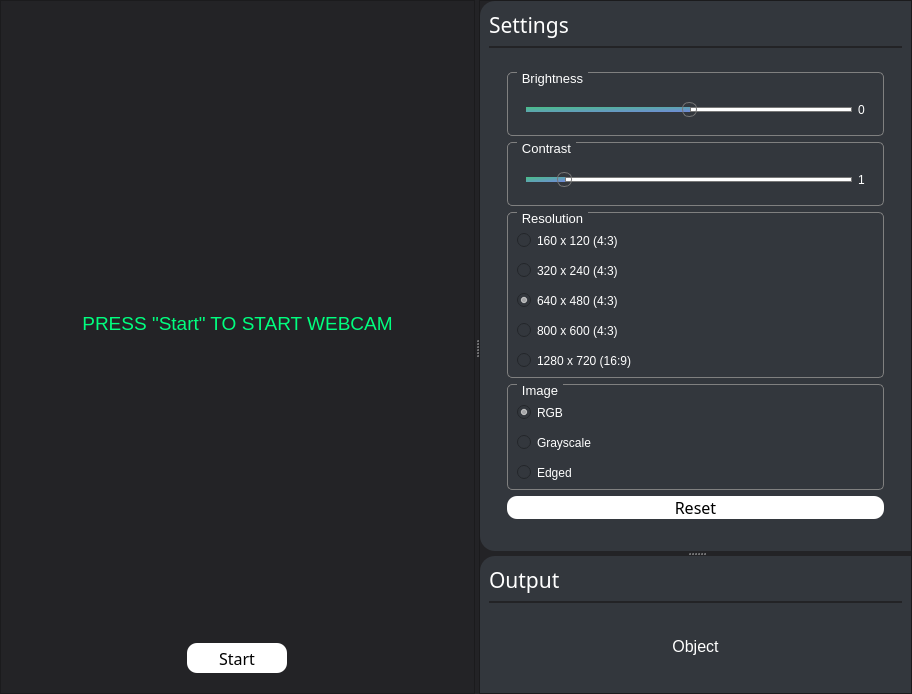
<?xml version="1.0" encoding="UTF-8"?>
<ui version="4.0">
 <class>MainPage</class>
 <widget class="QWidget" name="MainPage">
  <property name="geometry">
   <rect>
    <x>0</x>
    <y>0</y>
    <width>912</width>
    <height>694</height>
   </rect>
  </property>
  <property name="windowTitle">
   <string>Form</string>
  </property>
  <property name="styleSheet">
   <string notr="true">*
{
	background-color: rgb(35, 35, 38);
}

/* VERTICAL SCROLLBAR */
QScrollBar:vertical
 {
     background-color: red;
     width: 15px;
     margin: 15px 3px 15px 3px;
     border: 1px transparent #2A2929;
     border-radius: 4px;
 }

/*  HANDLE BAR VERTICAL */
 QScrollBar::handle:vertical
 {
     background-color: rgb(35, 35, 38);         /* Handle color */
     min-height: 5px;
     border-radius: 4px;
 }

QScrollBar::handle:vertical:hover{	
	background-color: #0D0D0D;
}
QScrollBar::handle:vertical:pressed {	
	background-color: #0D0D0D;
}

 QScrollBar::up-arrow:vertical, QScrollBar::down-arrow:vertical
 {
     background: none;
 }


 QScrollBar::add-page:vertical, QScrollBar::sub-page:vertical
 {
     background: none;
 }

/* Disable top and bottom arrows*/
QScrollBar::add-line:vertical {
      border: none;
      background: none;
}

QScrollBar::sub-line:vertical {
      border: none;
      background: none;
}


/*Slider*/


/*
QSlider::groove:horizontal { 
	background-color: black;
	border: 0px solid; 
	height: 5px; 
	border-radius: 4px;
}

QSlider::handle:horizontal { 
	background-color: white; 
	border: 2px solid; 
	width: 10px; 
	height: 20px; 
	line-height: 20px; 
	margin-top: -5px; 
	margin-bottom: -5px; 
	border-radius: 7px; 
}
*/

QSlider::groove:horizontal {
	background: white;
	height: 5px;
}

QSlider::sub-page:horizontal {
background: qlineargradient(x1: 0, y1: 0, x2: 1, y2: 1, stop: 0 #49BF88, stop: 1 #7289DA);
border: 0px solid #777;
height: 10px;
border-radius: 7px;
}

QSlider::add-page:horizontal {
background: #fff;
border: 1px solid #777;
height: 10px;
border-radius: 7px;
}

QSlider::handle:horizontal {
background: qlineargradient(x1:0, y1:0, x2:1, y2:1,
    stop:0 #eee, stop:1 #ccc);
border: 1px solid #777;
width: 13px;
margin-top: -5px;
margin-bottom: -5px;
border-radius: 7px;
}

QSlider::handle:horizontal:hover {
background: qlineargradient(x1:0, y1:0, x2:1, y2:1,
    stop:0 #fff, stop:1 #ddd);
border: 1px solid #444;
border-radius: 7px;
}

QSlider::sub-page:horizontal:disabled {
background: #bbb;
border-color: #999;
}

QSlider::add-page:horizontal:disabled {
background: #eee;
border-color: #999;
}

QSlider::handle:horizontal:disabled {
background: #eee;
border: 1px solid #aaa;
border-radius: 7px;
}


/*Buttons*/

QPushButton{
	background-color: white;
	border-radius: 10;
}

QPushButton:pressed {	
	background-color: #bcbcbc;
}</string>
  </property>
  <layout class="QVBoxLayout" name="verticalLayout_12">
   <property name="spacing">
    <number>0</number>
   </property>
   <property name="leftMargin">
    <number>0</number>
   </property>
   <property name="topMargin">
    <number>0</number>
   </property>
   <property name="rightMargin">
    <number>0</number>
   </property>
   <property name="bottomMargin">
    <number>0</number>
   </property>
   <item>
    <widget class="QSplitter" name="Splitter_frame">
     <property name="styleSheet">
      <string notr="true"/>
     </property>
     <property name="orientation">
      <enum>Qt::Horizontal</enum>
     </property>
     <widget class="QFrame" name="cameraFrame">
      <property name="enabled">
       <bool>true</bool>
      </property>
      <property name="sizePolicy">
       <sizepolicy hsizetype="Preferred" vsizetype="Preferred">
        <horstretch>0</horstretch>
        <verstretch>0</verstretch>
       </sizepolicy>
      </property>
      <property name="maximumSize">
       <size>
        <width>16777215</width>
        <height>16777215</height>
       </size>
      </property>
      <property name="frameShape">
       <enum>QFrame::StyledPanel</enum>
      </property>
      <property name="frameShadow">
       <enum>QFrame::Raised</enum>
      </property>
      <layout class="QVBoxLayout" name="verticalLayout">
       <property name="bottomMargin">
        <number>20</number>
       </property>
       <item>
        <widget class="QLabel" name="image_label">
         <property name="enabled">
          <bool>true</bool>
         </property>
         <property name="sizePolicy">
          <sizepolicy hsizetype="Preferred" vsizetype="Preferred">
           <horstretch>0</horstretch>
           <verstretch>0</verstretch>
          </sizepolicy>
         </property>
         <property name="minimumSize">
          <size>
           <width>1</width>
           <height>1</height>
          </size>
         </property>
         <property name="font">
          <font>
           <family>Segoe UI</family>
           <pointsize>14</pointsize>
          </font>
         </property>
         <property name="autoFillBackground">
          <bool>false</bool>
         </property>
         <property name="styleSheet">
          <string notr="true">color: rgb(0, 255, 127)</string>
         </property>
         <property name="text">
          <string>PRESS &quot;Start&quot; TO START WEBCAM</string>
         </property>
         <property name="scaledContents">
          <bool>false</bool>
         </property>
         <property name="alignment">
          <set>Qt::AlignCenter</set>
         </property>
         <property name="wordWrap">
          <bool>false</bool>
         </property>
         <property name="margin">
          <number>0</number>
         </property>
        </widget>
       </item>
       <item alignment="Qt::AlignHCenter">
        <widget class="QPushButton" name="Button_startCam">
         <property name="sizePolicy">
          <sizepolicy hsizetype="Fixed" vsizetype="Fixed">
           <horstretch>0</horstretch>
           <verstretch>0</verstretch>
          </sizepolicy>
         </property>
         <property name="minimumSize">
          <size>
           <width>100</width>
           <height>30</height>
          </size>
         </property>
         <property name="font">
          <font>
           <family>Rockwell</family>
           <pointsize>12</pointsize>
           <weight>50</weight>
           <bold>false</bold>
          </font>
         </property>
         <property name="layoutDirection">
          <enum>Qt::LeftToRight</enum>
         </property>
         <property name="styleSheet">
          <string notr="true"/>
         </property>
         <property name="text">
          <string>Start</string>
         </property>
        </widget>
       </item>
      </layout>
     </widget>
     <widget class="QFrame" name="sidePanel">
      <property name="enabled">
       <bool>true</bool>
      </property>
      <property name="sizePolicy">
       <sizepolicy hsizetype="Preferred" vsizetype="Preferred">
        <horstretch>0</horstretch>
        <verstretch>0</verstretch>
       </sizepolicy>
      </property>
      <property name="minimumSize">
       <size>
        <width>0</width>
        <height>0</height>
       </size>
      </property>
      <property name="maximumSize">
       <size>
        <width>16777215</width>
        <height>16777215</height>
       </size>
      </property>
      <property name="styleSheet">
       <string notr="true"/>
      </property>
      <property name="frameShape">
       <enum>QFrame::StyledPanel</enum>
      </property>
      <property name="frameShadow">
       <enum>QFrame::Raised</enum>
      </property>
      <layout class="QVBoxLayout" name="verticalLayout_2">
       <property name="spacing">
        <number>0</number>
       </property>
       <property name="leftMargin">
        <number>0</number>
       </property>
       <property name="topMargin">
        <number>0</number>
       </property>
       <property name="rightMargin">
        <number>0</number>
       </property>
       <property name="bottomMargin">
        <number>0</number>
       </property>
       <item>
        <widget class="QSplitter" name="Splitter_sidePanel">
         <property name="enabled">
          <bool>true</bool>
         </property>
         <property name="sizePolicy">
          <sizepolicy hsizetype="Preferred" vsizetype="Expanding">
           <horstretch>0</horstretch>
           <verstretch>0</verstretch>
          </sizepolicy>
         </property>
         <property name="styleSheet">
          <string notr="true"/>
         </property>
         <property name="lineWidth">
          <number>1</number>
         </property>
         <property name="orientation">
          <enum>Qt::Vertical</enum>
         </property>
         <property name="handleWidth">
          <number>5</number>
         </property>
         <widget class="QFrame" name="settingsFrame">
          <property name="sizePolicy">
           <sizepolicy hsizetype="Preferred" vsizetype="Preferred">
            <horstretch>0</horstretch>
            <verstretch>0</verstretch>
           </sizepolicy>
          </property>
          <property name="minimumSize">
           <size>
            <width>300</width>
            <height>0</height>
           </size>
          </property>
          <property name="styleSheet">
           <string notr="true">background-color: rgb(51, 55, 61); 
border-top-left-radius: 15;
border-bottom-left-radius: 15;
</string>
          </property>
          <property name="frameShape">
           <enum>QFrame::StyledPanel</enum>
          </property>
          <property name="frameShadow">
           <enum>QFrame::Raised</enum>
          </property>
          <layout class="QVBoxLayout" name="verticalLayout_3">
           <property name="topMargin">
            <number>9</number>
           </property>
           <item>
            <widget class="QLabel" name="label">
             <property name="sizePolicy">
              <sizepolicy hsizetype="Ignored" vsizetype="Maximum">
               <horstretch>0</horstretch>
               <verstretch>0</verstretch>
              </sizepolicy>
             </property>
             <property name="font">
              <font>
               <family>Rockwell</family>
               <pointsize>16</pointsize>
              </font>
             </property>
             <property name="styleSheet">
              <string notr="true">color: white;</string>
             </property>
             <property name="text">
              <string>Settings</string>
             </property>
             <property name="alignment">
              <set>Qt::AlignLeading|Qt::AlignLeft|Qt::AlignVCenter</set>
             </property>
            </widget>
           </item>
           <item>
            <widget class="Line" name="line_2">
             <property name="maximumSize">
              <size>
               <width>16777215</width>
               <height>2</height>
              </size>
             </property>
             <property name="styleSheet">
              <string notr="true">background-color: rgb(35, 35, 38)</string>
             </property>
             <property name="orientation">
              <enum>Qt::Horizontal</enum>
             </property>
            </widget>
           </item>
           <item>
            <widget class="QScrollArea" name="scrollArea">
             <property name="sizePolicy">
              <sizepolicy hsizetype="Expanding" vsizetype="Preferred">
               <horstretch>0</horstretch>
               <verstretch>0</verstretch>
              </sizepolicy>
             </property>
             <property name="minimumSize">
              <size>
               <width>0</width>
               <height>0</height>
              </size>
             </property>
             <property name="maximumSize">
              <size>
               <width>16777215</width>
               <height>16777215</height>
              </size>
             </property>
             <property name="autoFillBackground">
              <bool>false</bool>
             </property>
             <property name="styleSheet">
              <string notr="true"/>
             </property>
             <property name="verticalScrollBarPolicy">
              <enum>Qt::ScrollBarAsNeeded</enum>
             </property>
             <property name="horizontalScrollBarPolicy">
              <enum>Qt::ScrollBarAlwaysOff</enum>
             </property>
             <property name="widgetResizable">
              <bool>true</bool>
             </property>
             <property name="alignment">
              <set>Qt::AlignLeading|Qt::AlignLeft|Qt::AlignTop</set>
             </property>
             <widget class="QWidget" name="scrollAreaWidgetContents">
              <property name="geometry">
               <rect>
                <x>0</x>
                <y>0</y>
                <width>419</width>
                <height>513</height>
               </rect>
              </property>
              <property name="sizePolicy">
               <sizepolicy hsizetype="Preferred" vsizetype="Preferred">
                <horstretch>0</horstretch>
                <verstretch>0</verstretch>
               </sizepolicy>
              </property>
              <layout class="QVBoxLayout" name="verticalLayout_4">
               <item alignment="Qt::AlignTop">
                <widget class="QFrame" name="frame_2">
                 <property name="minimumSize">
                  <size>
                   <width>0</width>
                   <height>0</height>
                  </size>
                 </property>
                 <property name="maximumSize">
                  <size>
                   <width>16777215</width>
                   <height>16777215</height>
                  </size>
                 </property>
                 <property name="styleSheet">
                  <string notr="true">QGroupBox {
    border: 1px solid gray;
    border-radius: 5px;
    margin-top: 0.5em;
}

QGroupBox::title {
	color: white;
	subcontrol-origin: margin;
    left: 10px;
    padding: -3 3px 0 3px;
}</string>
                 </property>
                 <property name="frameShape">
                  <enum>QFrame::StyledPanel</enum>
                 </property>
                 <property name="frameShadow">
                  <enum>QFrame::Raised</enum>
                 </property>
                 <layout class="QVBoxLayout" name="verticalLayout_5">
                  <property name="leftMargin">
                   <number>9</number>
                  </property>
                  <item>
                   <widget class="QGroupBox" name="groupBox_3">
                    <property name="sizePolicy">
                     <sizepolicy hsizetype="Preferred" vsizetype="Preferred">
                      <horstretch>0</horstretch>
                      <verstretch>0</verstretch>
                     </sizepolicy>
                    </property>
                    <property name="minimumSize">
                     <size>
                      <width>0</width>
                      <height>0</height>
                     </size>
                    </property>
                    <property name="maximumSize">
                     <size>
                      <width>16777215</width>
                      <height>16777215</height>
                     </size>
                    </property>
                    <property name="font">
                     <font>
                      <pointsize>10</pointsize>
                     </font>
                    </property>
                    <property name="autoFillBackground">
                     <bool>false</bool>
                    </property>
                    <property name="styleSheet">
                     <string notr="true"/>
                    </property>
                    <property name="title">
                     <string>Brightness</string>
                    </property>
                    <property name="alignment">
                     <set>Qt::AlignLeading|Qt::AlignLeft|Qt::AlignTop</set>
                    </property>
                    <property name="flat">
                     <bool>false</bool>
                    </property>
                    <property name="checkable">
                     <bool>false</bool>
                    </property>
                    <layout class="QVBoxLayout" name="verticalLayout_7">
                     <property name="spacing">
                      <number>15</number>
                     </property>
                     <property name="sizeConstraint">
                      <enum>QLayout::SetDefaultConstraint</enum>
                     </property>
                     <property name="leftMargin">
                      <number>9</number>
                     </property>
                     <property name="topMargin">
                      <number>20</number>
                     </property>
                     <item>
                      <widget class="QFrame" name="frame_3">
                       <property name="layoutDirection">
                        <enum>Qt::RightToLeft</enum>
                       </property>
                       <property name="frameShape">
                        <enum>QFrame::StyledPanel</enum>
                       </property>
                       <property name="frameShadow">
                        <enum>QFrame::Raised</enum>
                       </property>
                       <layout class="QFormLayout" name="formLayout_2">
                        <item row="1" column="0">
                         <widget class="QLabel" name="Label_brightnessValue">
                          <property name="styleSheet">
                           <string notr="true">color: white;</string>
                          </property>
                          <property name="text">
                           <string>0</string>
                          </property>
                         </widget>
                        </item>
                        <item row="1" column="1">
                         <widget class="QSlider" name="Slider_brightness">
                          <property name="layoutDirection">
                           <enum>Qt::LeftToRight</enum>
                          </property>
                          <property name="styleSheet">
                           <string notr="true"/>
                          </property>
                          <property name="minimum">
                           <number>-255</number>
                          </property>
                          <property name="maximum">
                           <number>255</number>
                          </property>
                          <property name="pageStep">
                           <number>1</number>
                          </property>
                          <property name="value">
                           <number>0</number>
                          </property>
                          <property name="sliderPosition">
                           <number>0</number>
                          </property>
                          <property name="orientation">
                           <enum>Qt::Horizontal</enum>
                          </property>
                          <property name="invertedAppearance">
                           <bool>false</bool>
                          </property>
                          <property name="invertedControls">
                           <bool>false</bool>
                          </property>
                          <property name="tickPosition">
                           <enum>QSlider::NoTicks</enum>
                          </property>
                          <property name="tickInterval">
                           <number>1</number>
                          </property>
                         </widget>
                        </item>
                       </layout>
                      </widget>
                     </item>
                    </layout>
                   </widget>
                  </item>
                  <item>
                   <widget class="QGroupBox" name="groupBox_4">
                    <property name="sizePolicy">
                     <sizepolicy hsizetype="Preferred" vsizetype="Preferred">
                      <horstretch>0</horstretch>
                      <verstretch>0</verstretch>
                     </sizepolicy>
                    </property>
                    <property name="minimumSize">
                     <size>
                      <width>0</width>
                      <height>0</height>
                     </size>
                    </property>
                    <property name="maximumSize">
                     <size>
                      <width>16777215</width>
                      <height>16777215</height>
                     </size>
                    </property>
                    <property name="font">
                     <font>
                      <pointsize>10</pointsize>
                     </font>
                    </property>
                    <property name="autoFillBackground">
                     <bool>false</bool>
                    </property>
                    <property name="styleSheet">
                     <string notr="true"/>
                    </property>
                    <property name="title">
                     <string>Contrast</string>
                    </property>
                    <property name="alignment">
                     <set>Qt::AlignLeading|Qt::AlignLeft|Qt::AlignTop</set>
                    </property>
                    <property name="flat">
                     <bool>false</bool>
                    </property>
                    <property name="checkable">
                     <bool>false</bool>
                    </property>
                    <layout class="QVBoxLayout" name="verticalLayout_8">
                     <property name="spacing">
                      <number>15</number>
                     </property>
                     <property name="sizeConstraint">
                      <enum>QLayout::SetDefaultConstraint</enum>
                     </property>
                     <property name="leftMargin">
                      <number>9</number>
                     </property>
                     <property name="topMargin">
                      <number>20</number>
                     </property>
                     <item>
                      <widget class="QFrame" name="frame_4">
                       <property name="layoutDirection">
                        <enum>Qt::RightToLeft</enum>
                       </property>
                       <property name="frameShape">
                        <enum>QFrame::StyledPanel</enum>
                       </property>
                       <property name="frameShadow">
                        <enum>QFrame::Raised</enum>
                       </property>
                       <layout class="QFormLayout" name="formLayout_3">
                        <item row="1" column="0">
                         <widget class="QLabel" name="Label_contrastValue">
                          <property name="styleSheet">
                           <string notr="true">color: white;</string>
                          </property>
                          <property name="text">
                           <string>1</string>
                          </property>
                         </widget>
                        </item>
                        <item row="1" column="1">
                         <widget class="QSlider" name="Slider_contrast">
                          <property name="layoutDirection">
                           <enum>Qt::LeftToRight</enum>
                          </property>
                          <property name="styleSheet">
                           <string notr="true"/>
                          </property>
                          <property name="minimum">
                           <number>0</number>
                          </property>
                          <property name="maximum">
                           <number>100</number>
                          </property>
                          <property name="pageStep">
                           <number>1</number>
                          </property>
                          <property name="value">
                           <number>10</number>
                          </property>
                          <property name="sliderPosition">
                           <number>10</number>
                          </property>
                          <property name="tracking">
                           <bool>true</bool>
                          </property>
                          <property name="orientation">
                           <enum>Qt::Horizontal</enum>
                          </property>
                          <property name="invertedAppearance">
                           <bool>false</bool>
                          </property>
                          <property name="invertedControls">
                           <bool>false</bool>
                          </property>
                          <property name="tickPosition">
                           <enum>QSlider::NoTicks</enum>
                          </property>
                          <property name="tickInterval">
                           <number>1</number>
                          </property>
                         </widget>
                        </item>
                       </layout>
                      </widget>
                     </item>
                    </layout>
                   </widget>
                  </item>
                  <item>
                   <widget class="QGroupBox" name="groupBox">
                    <property name="font">
                     <font>
                      <pointsize>10</pointsize>
                     </font>
                    </property>
                    <property name="styleSheet">
                     <string notr="true"/>
                    </property>
                    <property name="title">
                     <string>Resolution</string>
                    </property>
                    <layout class="QVBoxLayout" name="verticalLayout_11">
                     <property name="spacing">
                      <number>15</number>
                     </property>
                     <property name="topMargin">
                      <number>20</number>
                     </property>
                     <item>
                      <widget class="QRadioButton" name="radioButton_res_0">
                       <property name="styleSheet">
                        <string notr="true">color: white;</string>
                       </property>
                       <property name="text">
                        <string>160 x 120 (4:3) </string>
                       </property>
                      </widget>
                     </item>
                     <item>
                      <widget class="QRadioButton" name="radioButton_res_1">
                       <property name="styleSheet">
                        <string notr="true">color: white;</string>
                       </property>
                       <property name="text">
                        <string>320 x 240 (4:3)</string>
                       </property>
                      </widget>
                     </item>
                     <item>
                      <widget class="QRadioButton" name="radioButton_res_2">
                       <property name="styleSheet">
                        <string notr="true">color:white;</string>
                       </property>
                       <property name="text">
                        <string>640 x 480 (4:3)</string>
                       </property>
                       <property name="checked">
                        <bool>true</bool>
                       </property>
                      </widget>
                     </item>
                     <item>
                      <widget class="QRadioButton" name="radioButton_res_3">
                       <property name="styleSheet">
                        <string notr="true">color: white;</string>
                       </property>
                       <property name="text">
                        <string>800 x 600 (4:3) </string>
                       </property>
                      </widget>
                     </item>
                     <item>
                      <widget class="QRadioButton" name="radioButton_res_4">
                       <property name="styleSheet">
                        <string notr="true">color:white;</string>
                       </property>
                       <property name="text">
                        <string>1280 x 720 (16:9)</string>
                       </property>
                      </widget>
                     </item>
                    </layout>
                   </widget>
                  </item>
                  <item>
                   <widget class="QGroupBox" name="groupBox_2">
                    <property name="sizePolicy">
                     <sizepolicy hsizetype="Preferred" vsizetype="Preferred">
                      <horstretch>0</horstretch>
                      <verstretch>0</verstretch>
                     </sizepolicy>
                    </property>
                    <property name="minimumSize">
                     <size>
                      <width>0</width>
                      <height>0</height>
                     </size>
                    </property>
                    <property name="maximumSize">
                     <size>
                      <width>16777215</width>
                      <height>16777215</height>
                     </size>
                    </property>
                    <property name="font">
                     <font>
                      <pointsize>10</pointsize>
                     </font>
                    </property>
                    <property name="autoFillBackground">
                     <bool>false</bool>
                    </property>
                    <property name="styleSheet">
                     <string notr="true"/>
                    </property>
                    <property name="title">
                     <string>Image</string>
                    </property>
                    <property name="alignment">
                     <set>Qt::AlignLeading|Qt::AlignLeft|Qt::AlignTop</set>
                    </property>
                    <property name="flat">
                     <bool>false</bool>
                    </property>
                    <property name="checkable">
                     <bool>false</bool>
                    </property>
                    <layout class="QVBoxLayout" name="verticalLayout_6">
                     <property name="spacing">
                      <number>15</number>
                     </property>
                     <property name="sizeConstraint">
                      <enum>QLayout::SetDefaultConstraint</enum>
                     </property>
                     <property name="leftMargin">
                      <number>9</number>
                     </property>
                     <property name="topMargin">
                      <number>20</number>
                     </property>
                     <item>
                      <widget class="QRadioButton" name="radioButton_RGB">
                       <property name="sizePolicy">
                        <sizepolicy hsizetype="Preferred" vsizetype="Preferred">
                         <horstretch>0</horstretch>
                         <verstretch>0</verstretch>
                        </sizepolicy>
                       </property>
                       <property name="styleSheet">
                        <string notr="true">color:white;</string>
                       </property>
                       <property name="text">
                        <string>RGB</string>
                       </property>
                       <property name="checked">
                        <bool>true</bool>
                       </property>
                      </widget>
                     </item>
                     <item>
                      <widget class="QRadioButton" name="radioButton_Grayscale">
                       <property name="sizePolicy">
                        <sizepolicy hsizetype="Preferred" vsizetype="Fixed">
                         <horstretch>0</horstretch>
                         <verstretch>0</verstretch>
                        </sizepolicy>
                       </property>
                       <property name="styleSheet">
                        <string notr="true">color:white;</string>
                       </property>
                       <property name="text">
                        <string>Grayscale</string>
                       </property>
                      </widget>
                     </item>
                     <item>
                      <widget class="QRadioButton" name="radioButton_Edged">
                       <property name="styleSheet">
                        <string notr="true">color:white;</string>
                       </property>
                       <property name="text">
                        <string>Edged</string>
                       </property>
                      </widget>
                     </item>
                    </layout>
                   </widget>
                  </item>
                  <item>
                   <widget class="QPushButton" name="Button_reset">
                    <property name="font">
                     <font>
                      <family>Rockwell</family>
                      <pointsize>12</pointsize>
                     </font>
                    </property>
                    <property name="styleSheet">
                     <string notr="true">/*Buttons*/

QPushButton{
	background-color: white;
	border-radius: 10;
}

QPushButton:pressed {	
	background-color: #bcbcbc;
}</string>
                    </property>
                    <property name="text">
                     <string>Reset</string>
                    </property>
                   </widget>
                  </item>
                 </layout>
                </widget>
               </item>
              </layout>
             </widget>
            </widget>
           </item>
          </layout>
         </widget>
         <widget class="QFrame" name="outputFrame">
          <property name="styleSheet">
           <string notr="true">background-color: rgb(51, 55, 61);
border-top-left-radius: 15;

</string>
          </property>
          <property name="frameShape">
           <enum>QFrame::StyledPanel</enum>
          </property>
          <property name="frameShadow">
           <enum>QFrame::Raised</enum>
          </property>
          <layout class="QVBoxLayout" name="verticalLayout_9">
           <property name="topMargin">
            <number>9</number>
           </property>
           <item>
            <widget class="QLabel" name="label_2">
             <property name="sizePolicy">
              <sizepolicy hsizetype="Ignored" vsizetype="Maximum">
               <horstretch>0</horstretch>
               <verstretch>0</verstretch>
              </sizepolicy>
             </property>
             <property name="font">
              <font>
               <family>Rockwell</family>
               <pointsize>16</pointsize>
              </font>
             </property>
             <property name="styleSheet">
              <string notr="true">color: white;</string>
             </property>
             <property name="text">
              <string>Output</string>
             </property>
             <property name="alignment">
              <set>Qt::AlignLeading|Qt::AlignLeft|Qt::AlignVCenter</set>
             </property>
            </widget>
           </item>
           <item>
            <widget class="Line" name="line">
             <property name="maximumSize">
              <size>
               <width>16777215</width>
               <height>2</height>
              </size>
             </property>
             <property name="styleSheet">
              <string notr="true">background-color: rgb(35, 35, 38)</string>
             </property>
             <property name="orientation">
              <enum>Qt::Horizontal</enum>
             </property>
            </widget>
           </item>
           <item>
            <widget class="QFrame" name="frame">
             <property name="frameShape">
              <enum>QFrame::StyledPanel</enum>
             </property>
             <property name="frameShadow">
              <enum>QFrame::Raised</enum>
             </property>
             <layout class="QVBoxLayout" name="verticalLayout_10">
              <item>
               <widget class="QLabel" name="Label_object">
                <property name="font">
                 <font>
                  <pointsize>12</pointsize>
                 </font>
                </property>
                <property name="styleSheet">
                 <string notr="true">color: white;</string>
                </property>
                <property name="text">
                 <string>Object</string>
                </property>
                <property name="alignment">
                 <set>Qt::AlignCenter</set>
                </property>
               </widget>
              </item>
             </layout>
            </widget>
           </item>
          </layout>
         </widget>
        </widget>
       </item>
      </layout>
     </widget>
    </widget>
   </item>
  </layout>
 </widget>
 <resources/>
 <connections/>
</ui>
